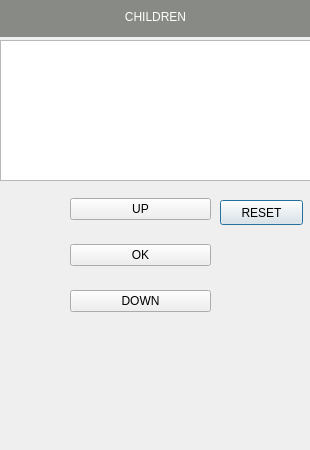
<?xml version="1.0" encoding="UTF-8"?>
<ui version="4.0">
 <class>ChildrenWindow</class>
 <widget class="QDialog" name="ChildrenWindow">
  <property name="geometry">
   <rect>
    <x>0</x>
    <y>0</y>
    <width>310</width>
    <height>450</height>
   </rect>
  </property>
  <property name="windowTitle">
   <string>Dialog</string>
  </property>
  <widget class="QListWidget" name="listWidget">
   <property name="geometry">
    <rect>
     <x>0</x>
     <y>40</y>
     <width>311</width>
     <height>141</height>
    </rect>
   </property>
  </widget>
  <widget class="QPushButton" name="back">
   <property name="geometry">
    <rect>
     <x>220</x>
     <y>200</y>
     <width>83</width>
     <height>25</height>
    </rect>
   </property>
   <property name="text">
    <string>RESET</string>
   </property>
  </widget>
  <widget class="QLabel" name="label">
   <property name="geometry">
    <rect>
     <x>0</x>
     <y>-4</y>
     <width>311</width>
     <height>41</height>
    </rect>
   </property>
   <property name="styleSheet">
    <string notr="true">font: 75 italic 17pt &quot;DejaVu Sans&quot;;
background-color: rgb(136, 138, 133);
color: rgb(255, 255, 255);</string>
   </property>
   <property name="text">
    <string>CHILDREN</string>
   </property>
   <property name="alignment">
    <set>Qt::AlignCenter</set>
   </property>
  </widget>
  <widget class="QWidget" name="layoutWidget">
   <property name="geometry">
    <rect>
     <x>70</x>
     <y>180</y>
     <width>141</width>
     <height>151</height>
    </rect>
   </property>
   <layout class="QVBoxLayout" name="verticalLayout">
    <item>
     <widget class="QPushButton" name="up">
      <property name="text">
       <string>UP</string>
      </property>
     </widget>
    </item>
    <item>
     <widget class="QPushButton" name="ok">
      <property name="text">
       <string>OK</string>
      </property>
     </widget>
    </item>
    <item>
     <widget class="QPushButton" name="down">
      <property name="text">
       <string>DOWN</string>
      </property>
     </widget>
    </item>
   </layout>
  </widget>
 </widget>
 <resources/>
 <connections>
  <connection>
   <sender>back</sender>
   <signal>clicked()</signal>
   <receiver>ChildrenWindow</receiver>
   <slot>close()</slot>
   <hints>
    <hint type="sourcelabel">
     <x>264</x>
     <y>208</y>
    </hint>
    <hint type="destinationlabel">
     <x>261</x>
     <y>314</y>
    </hint>
   </hints>
  </connection>
 </connections>
</ui>
